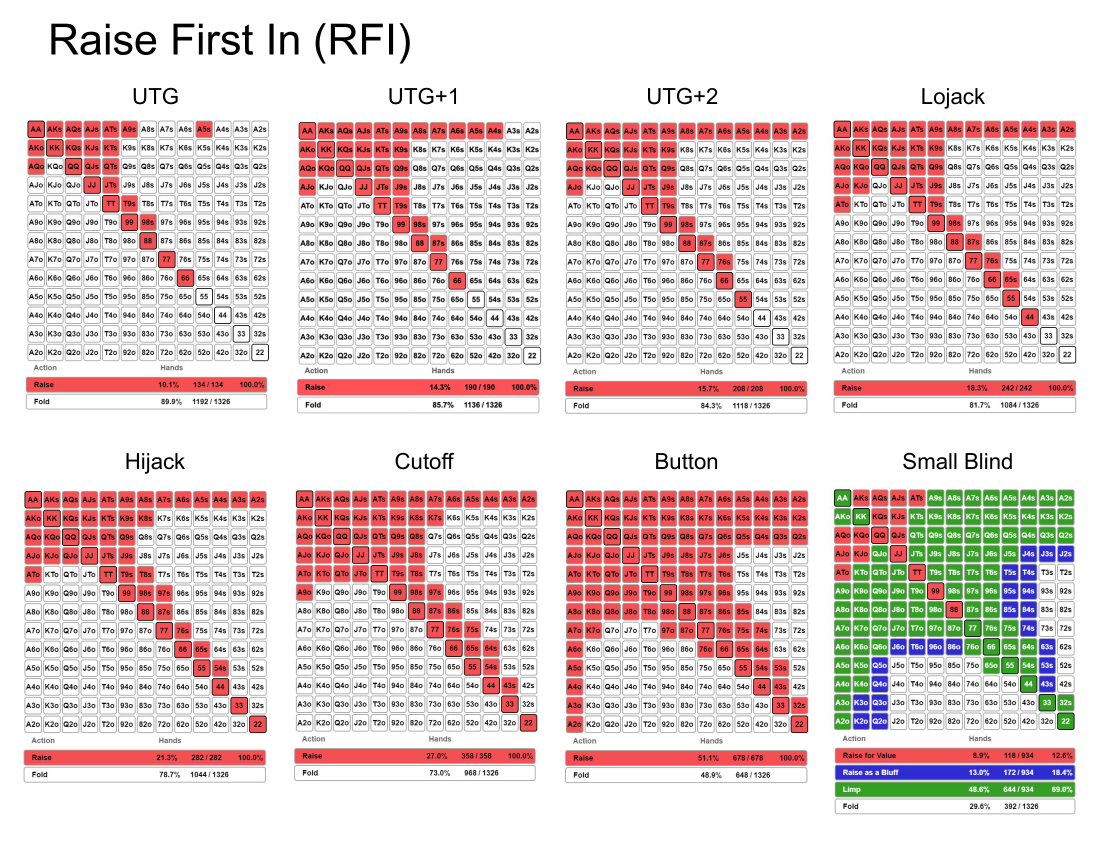
#> input picture pdf_pages/page_3.png, 2200 x 1700 px, found by its file name (shown at 1/2 size)
$ python analyze_charts2.py
#> lines starting #> are read from the running program, lines starting #| are printed output that depends on the picture; after the words box and inside, x2 and y2 are one past the last pixel; in counts of white or black regions, pixels touching at a corner belong together
"""
Analyze poker range chart images - refined grid detection and reading.
Page 3 has 8 RFI charts in 2 rows x 4 columns layout.
"""
import os, sys
from PIL import Image
import numpy as np

RANKS = ['A','K','Q','J','T','9','8','7','6','5','4','3','2']
IMG_DIR = r'C:\Users\kenji412\Documents\kenji_ai_test\poker-gto-trainer\pdf_pages'

def grid_to_hand(row, col):
    if row == col: return RANKS[row] + RANKS[col]
    if row < col: return RANKS[row] + RANKS[col] + 's'
    return RANKS[col] + RANKS[row] + 'o'

def find_grid_bounds(arr, x_start, x_end, y_start, y_end):
    """Find exact 13x13 grid bounds within a region by looking for grid lines."""
    region = arr[y_start:y_end, x_start:x_end]
    h, w = region.shape[:2]

    # Look for colored (non-white, non-gray) cells
    # Find first and last colored rows/cols
    colored = np.zeros((h, w), dtype=bool)
    for y in range(h):
        for x in range(w):
            r, g, b = int(region[y,x,0]), int(region[y,x,1]), int(region[y,x,2])
            diff = max(r,g,b) - min(r,g,b)
            if diff > 30 and max(r,g,b) > 60:
                colored[y,x] = True

    # Find bounds of colored area
    rows_with_color = np.where(colored.any(axis=1))[0]
    cols_with_color = np.where(colored.any(axis=0))[0]

    if len(rows_with_color) == 0 or len(cols_with_color) == 0:
        return None

    gy = y_start + rows_with_color[0]
    gx = x_start + cols_with_color[0]
    gh = rows_with_color[-1] - rows_with_color[0]
    gw = cols_with_color[-1] - cols_with_color[0]

    return gx, gy, gw, gh

def classify_pixel(r, g, b):
    """Classify pixel color to action."""
    r, g, b = int(r), int(g), int(b)

    # White/light gray = fold or label
    if r > 220 and g > 220 and b > 220:
        return 'fold'
    # Very dark = grid line
    if r < 50 and g < 50 and b < 50:
        return 'line'

    # Compute which channel dominates
    mx = max(r, g, b)
    mn = min(r, g, b)
    sat = mx - mn

    if sat < 25:  # gray
        if mx > 160:
            return 'fold'
        return 'line'

    # Red/orange dominant = raise
    if r > g and r > b and r - g > 30:
        return 'raise'

    # Green dominant = call
    if g > r and g > b:
        return 'call'

    # Yellow (r~=g, both > b)
    if r > 150 and g > 120 and b < 120 and abs(r-g) < 60:
        return 'raise'

    # Blue = sometimes call/fold variant
    if b > r and b > g:
        return 'call'

    # Purple = sometimes raise variant
    if r > 100 and b > 100 and g < r and g < b:
        return 'raise'

    return 'fold'

def read_grid(arr, gx, gy, gw, gh, grid_size=13):
    """Read a 13x13 grid of actions."""
    cell_w = gw / grid_size
    cell_h = gh / grid_size

    results = {}
    for row in range(grid_size):
        for col in range(grid_size):
            # Sample 5x5 area in center of cell
            cx = int(gx + col * cell_w + cell_w * 0.5)
            cy = int(gy + row * cell_h + cell_h * 0.5)

            # Sample a small area
            votes = {'raise': 0, 'call': 0, 'fold': 0}
            for dy in range(-2, 3):
                for dx in range(-2, 3):
                    py, px = cy + dy, cx + dx
                    if 0 <= py < arr.shape[0] and 0 <= px < arr.shape[1]:
                        c = classify_pixel(arr[py,px,0], arr[py,px,1], arr[py,px,2])
                        if c in votes:
                            votes[c] += 1

            hand = grid_to_hand(row, col)
            action = max(votes, key=votes.get)
            results[hand] = action

    return results

def count_hands(results, action):
    """Count how many hands have a given action."""
    return sum(1 for v in results.values() if v == action)

def list_hands(results, action):
    """List hands with a given action, in rank order."""
    hand_order = []
    for r in range(13):
        for c in range(13):
            h = grid_to_hand(r, c)
            if results.get(h) == action:
                hand_order.append(h)
    return hand_order

# ============ Analyze Page 3: RFI ============
print("=" * 60)
print("ANALYZING PAGE 3: RFI (Raise First In)")
print("=" * 60)

img = Image.open(os.path.join(IMG_DIR, 'page_3.png'))
#> img is the input picture: PIL image 2200x1700 RGB; mean R, G, B 225.8, 209.5, 208.4
arr = np.array(img)
h, w = arr.shape[:2]

# Based on layout analysis:
# 4 columns: x=48-533, x=589-1079, x=1130-1615, x=1667-2152
# 2 rows visible from y bands
# Row 1 top charts, Row 2 bottom charts

# Let me scan for actual grid positions in each quadrant
col_ranges = [(48, 533), (589, 1079), (1130, 1615), (1667, 2152)]
row_ranges = [(100, 700), (800, 1500)]  # approximate row bands

chart_names_row1 = ['UTG', 'UTG+1', 'UTG+2', 'Lojack']
chart_names_row2 = ['Hijack', 'Cutoff', 'Button', 'Small Blind']

all_rfi = {}

for row_idx, (y1, y2) in enumerate(row_ranges):
    names = chart_names_row1 if row_idx == 0 else chart_names_row2
    for col_idx, (x1, x2) in enumerate(col_ranges):
        name = names[col_idx]
        bounds = find_grid_bounds(arr, x1, x2, y1, y2)
        if bounds:
            gx, gy, gw, gh = bounds
            results = read_grid(arr, gx, gy, gw, gh)
            raise_count = count_hands(results, 'raise')
            call_count = count_hands(results, 'call')
            total_play = raise_count + call_count
            pct = total_play / 169 * 100

            all_rfi[name] = results

            raise_hands = list_hands(results, 'raise')
            call_hands = list_hands(results, 'call')

            print(f"\n--- {name} RFI ---")
            print(f"  Grid at: ({gx},{gy}) size {gw}x{gh}")
            print(f"  Raise: {raise_count} hands ({raise_count/169*100:.1f}%)")
            if call_count > 0:
                print(f"  Call: {call_count} hands ({call_count/169*100:.1f}%)")
            print(f"  Total playable: {total_play} ({pct:.1f}%)")
            print(f"  Raise hands: {', '.join(raise_hands[:20])}{'...' if len(raise_hands) > 20 else ''}")
        else:
            print(f"\n--- {name} RFI --- GRID NOT FOUND in region ({x1},{y1})-({x2},{y2})")
#> this loop made 2 passes
#> pass 1, in find_grid_bounds, `region = arr[y_start:y_end, x_start:x_end]`:
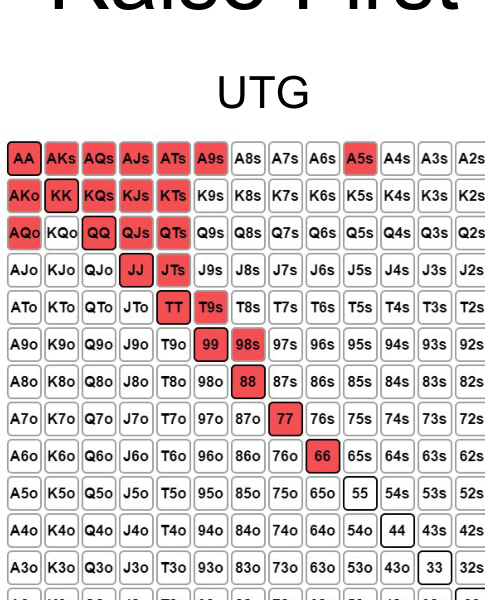
#> region: shape (600, 485, 3); mean R, G, B 224, 211.9, 212.2
#> pass 1, in find_grid_bounds (call 2), `region = arr[y_start:y_end, x_start:x_end]`:
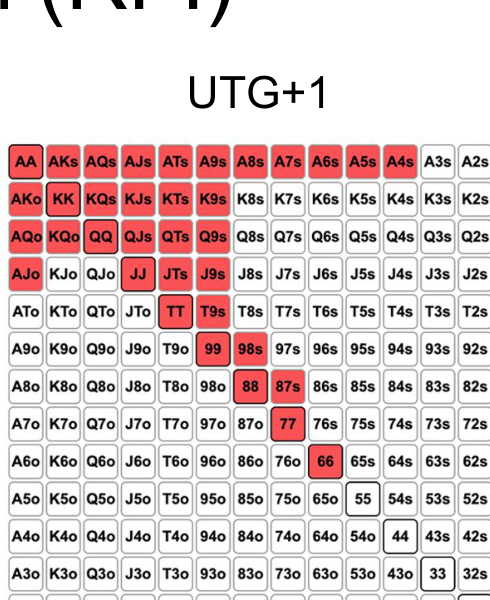
#> region: shape (600, 490, 3); mean R, G, B 223.4, 205.6, 206
#> pass 1, in find_grid_bounds (call 3), `region = arr[y_start:y_end, x_start:x_end]`:
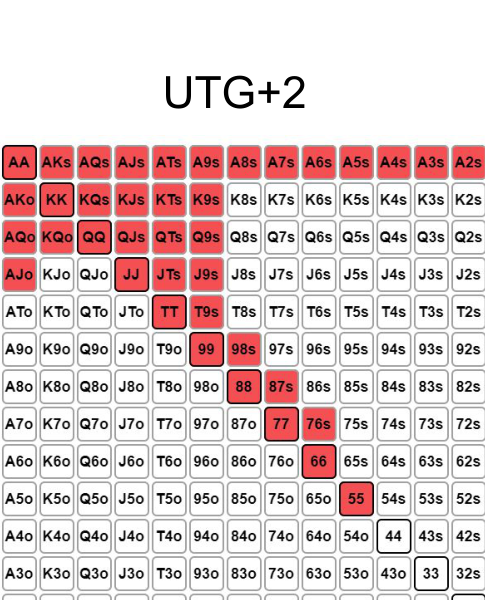
#> region: shape (600, 485, 3); mean R, G, B 224.2, 205.2, 205.6
#> pass 1, in find_grid_bounds (call 4), `region = arr[y_start:y_end, x_start:x_end]`:
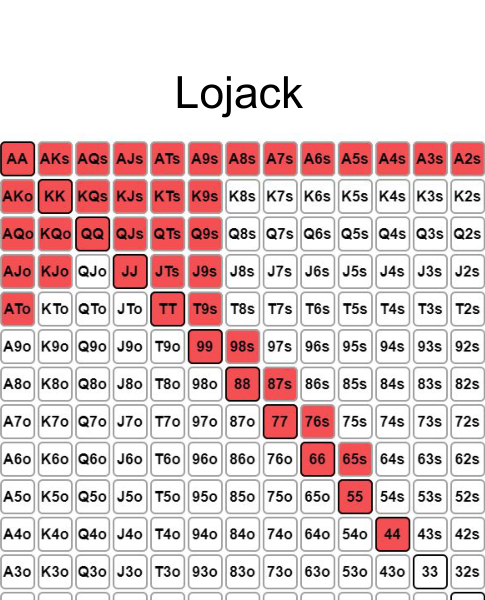
#> region: shape (600, 485, 3); mean R, G, B 223.8, 202.6, 203.1

# Quick color sample to understand what colors mean
print("\n\n=== COLOR SAMPLES FROM FIRST CHART (UTG) ===")
if 'UTG' in all_rfi:
    bounds = find_grid_bounds(arr, 48, 533, 100, 700)
#> after the loop in find_grid_bounds (call 9), `for y in range(h):`:
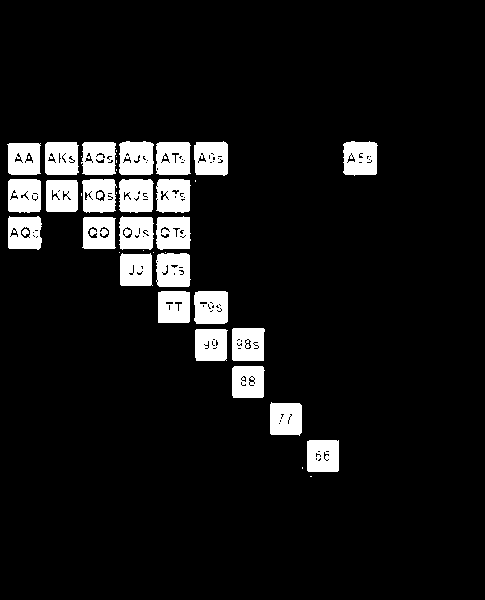
#> colored: shape (600, 485) bool; 8.6% white; 42 white regions (15 under 20 px), largest, box (x1, y1, x2, y2) and area: (156, 253, 191, 287) 1057, (119, 141, 154, 175) 1051, (343, 141, 378, 176) 1045
    if bounds:
        gx, gy, gw, gh = bounds
        cell_w = gw / 13
        cell_h = gh / 13
        # Sample AA (0,0), 72o (bottom-right area), and a mid-range hand
        for hand_label, row, col in [('AA', 0, 0), ('AKs', 0, 1), ('KK', 1, 1), ('T9s', 4, 5), ('72o', 12, 11), ('65s', 7, 8), ('32o', 12, 12)]:
            cx = int(gx + col * cell_w + cell_w * 0.5)
            cy = int(gy + row * cell_h + cell_h * 0.5)
            r, g, b = arr[cy, cx, 0], arr[cy, cx, 1], arr[cy, cx, 2]
            action = classify_pixel(r, g, b)
            print(f"  {hand_label} ({row},{col}): RGB=({r},{g},{b}) -> {action}")
#> this loop made 7 passes
#|   AA (0,0): RGB=(251,78,89) -> raise
#|   AKs (0,1): RGB=(221,78,83) -> raise
#|   KK (1,1): RGB=(2,5,0) -> line
#|   T9s (4,5): RGB=(243,78,83) -> raise
#|   72o (12,11): RGB=(232,88,86) -> raise
#> (further printed lines are left out)

$ run again, with pdf_pages/page_10.png copied over pdf_pages/page_3.png
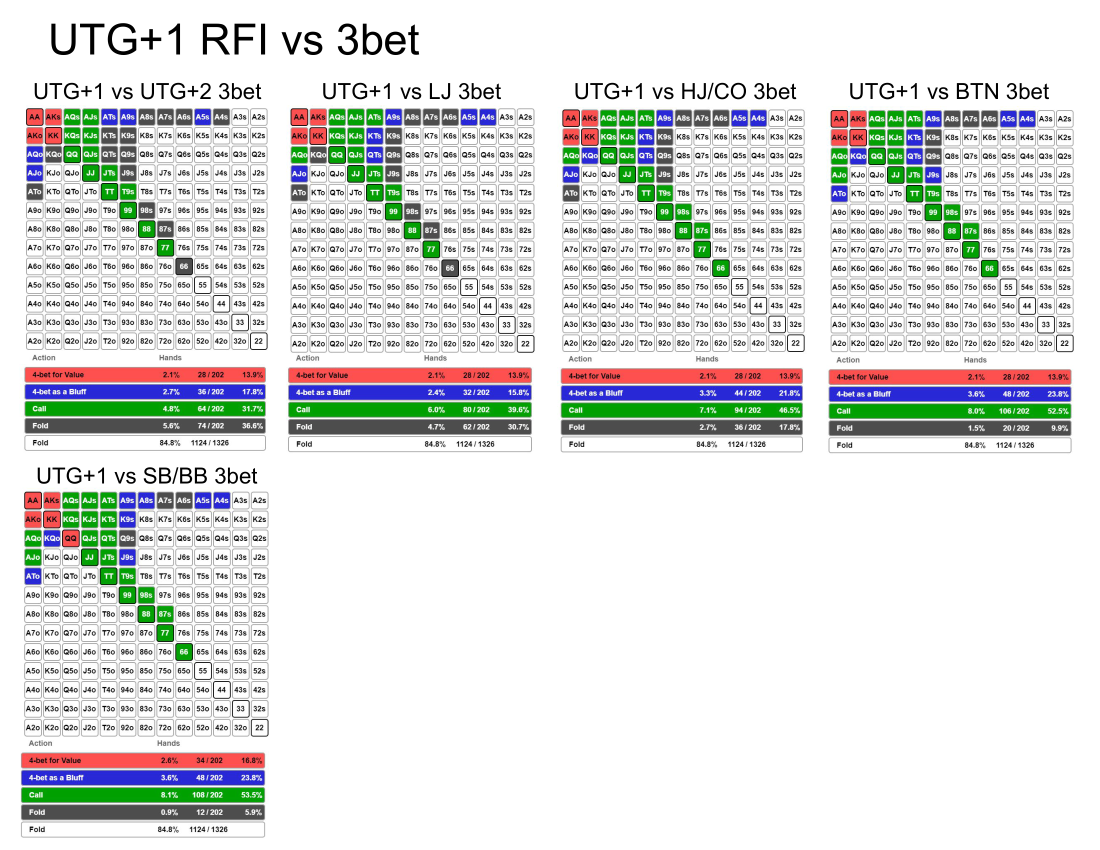
#> input picture pdf_pages/page_10.png, 2200 x 1700 px, found by its file name (shown at 1/2 size)
#> img is the input picture: PIL image 2200x1700 RGB; mean R, G, B 221.3, 223.3, 221.6
#> the loop `for row_idx, (y1, y2) in enumerate(row_ranges):` made 2 passes
#> pass 1, in find_grid_bounds, `region = arr[y_start:y_end, x_start:x_end]`:
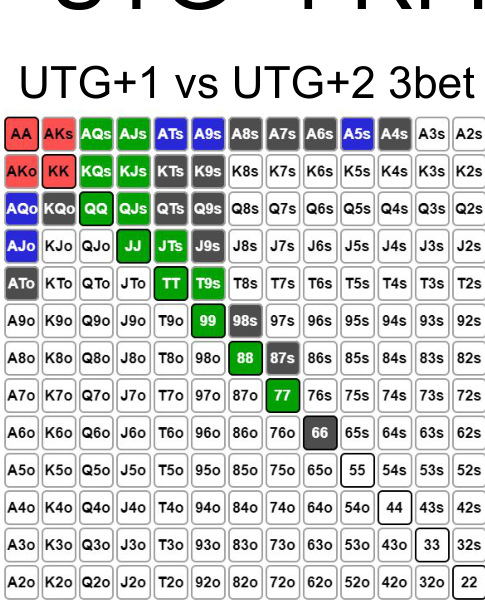
#> region: shape (600, 485, 3); mean R, G, B 204.1, 208, 204.4
#> after the loop in find_grid_bounds (call 9), `for y in range(h):`:
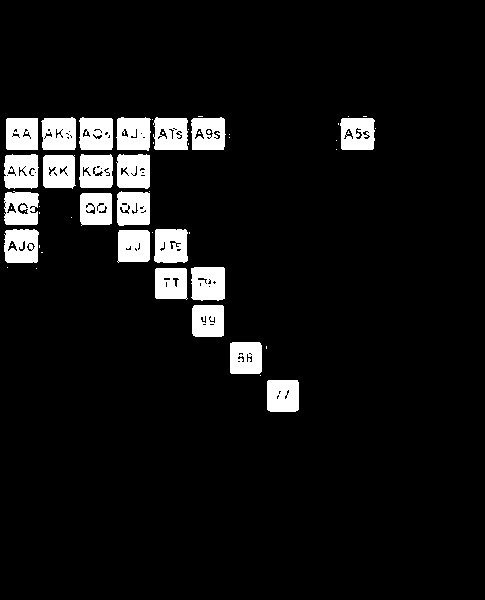
#> colored: shape (600, 485) bool; 7.5% white; 54 white regions (32 under 20 px), largest, box (x1, y1, x2, y2) and area: (191, 267, 225, 301) 1060, (4, 154, 39, 189) 1036, (116, 154, 150, 189) 1034
#> the loop `for hand_label, row, col in [('AA', 0, 0), ('AKs', 0, 1), ('KK', 1, 1)..` made 7 passes
#|   AA (0,0): RGB=(255,74,80) -> raise
#|   AKs (0,1): RGB=(244,83,81) -> raise
#|   KK (1,1): RGB=(161,155,162) -> fold
#|   T9s (4,5): RGB=(77,77,77) -> line
#|   72o (12,11): RGB=(255,255,255) -> fold
#> (further printed lines are left out)
